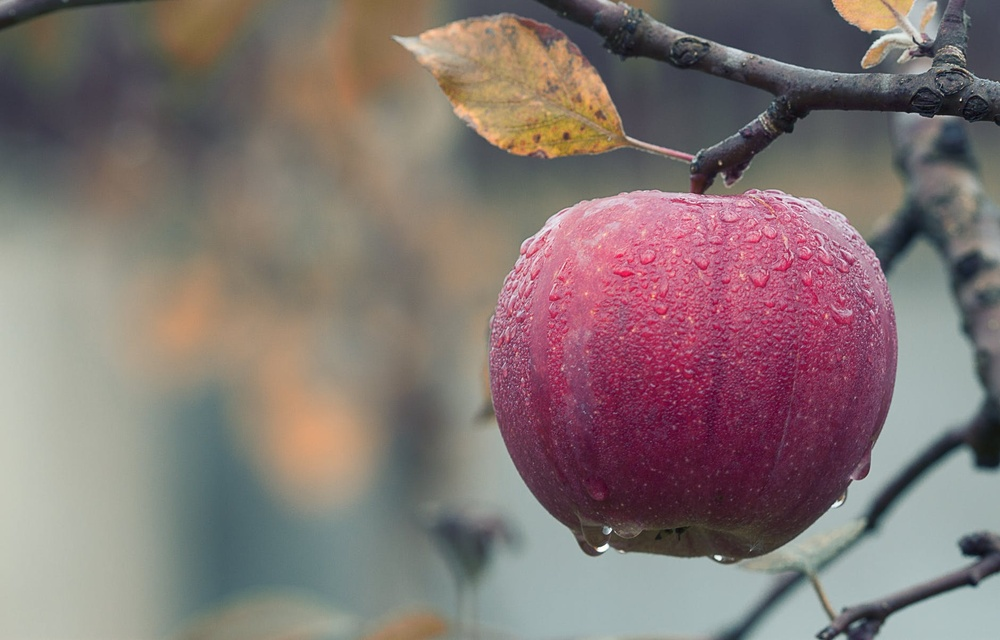
#> input picture apple.jpeg, 1000 x 640 px, shrunk from 1880 x 1204 before the run
$ python exp8.py
#> lines starting #> are read from the running program, lines starting #| are printed output that depends on the picture
import cv2
import numpy as np
import matplotlib.pyplot as plt

def plot_histogram(image, title):
    plt.figure()
    plt.title(title)
    plt.xlabel("Pixel Value")
    plt.ylabel("Frequency")
    plt.hist(image.ravel(), bins=256, range=[0, 256], color='r')
    plt.xlim([0, 256])
    plt.show()

def calculate_cdf(hist):
    cdf = hist.cumsum()
    cdf_normalized = cdf * hist.max() / cdf.max()
    return cdf_normalized

def histogram_matching(source, template):
    # Compute the histogram and cumulative distribution function (CDF) of the source image
    src_hist, bins = np.histogram(source.flatten(), 256, [0, 256])
    src_cdf = calculate_cdf(src_hist)

    # Compute the histogram and cumulative distribution function (CDF) of the template image
    tmpl_hist, bins = np.histogram(template.flatten(), 256, [0, 256])
    tmpl_cdf = calculate_cdf(tmpl_hist)

    # Create a lookup table to map pixel values from the source image to the template image
    lookup_table = np.zeros(256)
    tmpl_cdf_min = tmpl_cdf[tmpl_hist > 0].min()  # Avoid division by zero
    src_cdf_min = src_cdf[src_hist > 0].min()     # Avoid division by zero

    for src_pixel_val in range(256):
        src_val = src_cdf[src_pixel_val]
        closest_val = np.argmin(np.abs(tmpl_cdf - src_val))
        lookup_table[src_pixel_val] = closest_val

    # Map the source image through the lookup table
    matched = lookup_table[source]

    return matched

def histogram_matching_cv2(source_image_path, reference_image_path, output_image_path):
    # Read the source and reference images in grayscale
#> called with source_image_path = 'apple.jpeg', reference_image_path = 'forest.png', output_image_path = 'path/to/your/output/matched_image.jpg'
    source_image = cv2.imread(source_image_path, cv2.IMREAD_GRAYSCALE)
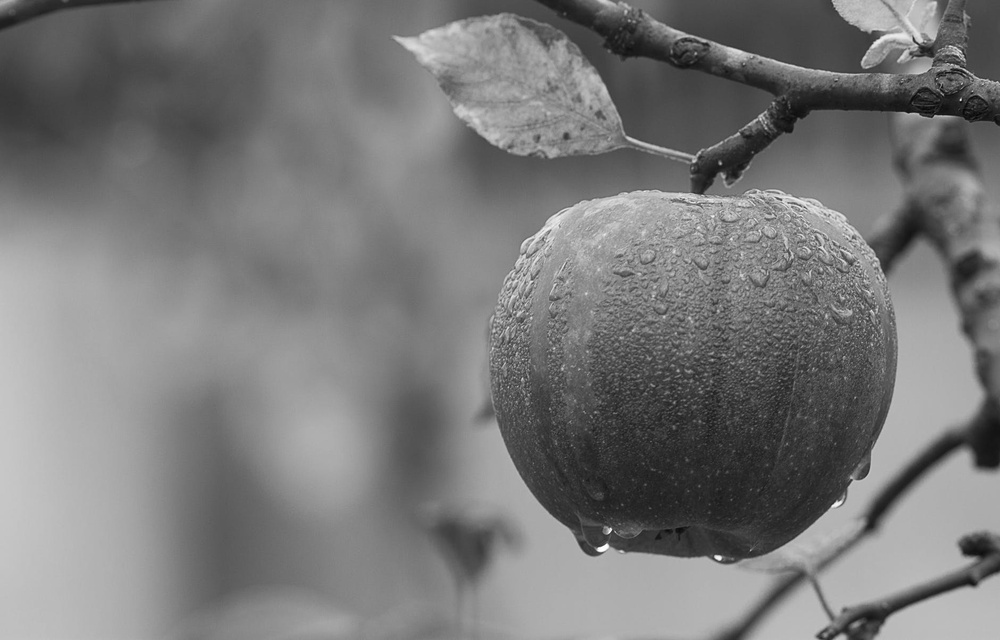
#> source_image: shape (640, 1000); min 3, max 255, mean 121.2
    reference_image = cv2.imread(reference_image_path, cv2.IMREAD_GRAYSCALE)
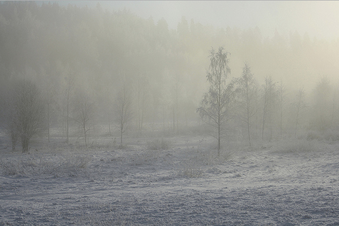
#> input picture forest.png, 339 x 226 px, shrunk from 638 x 425 before the run
#> reference_image: shape (226, 339); min 67, max 229, mean 149.4

    if source_image is None or reference_image is None:
        print(f"Failed to read the source or reference image")
        return

    # Perform histogram matching
    matched_image = histogram_matching(source_image, reference_image).astype(np.uint8)
#> in histogram_matching, `src_hist, bins = np.histogram(source.flatten(), 256, [0, 256])`: src_hist = 256 values, max 7646 at index 174, min 0 at index 0, mean 2500; bins = 257 values from 0 to 256
#> in calculate_cdf, `cdf = hist.cumsum()`: cdf = 256 values from 0 to 640000
#> in calculate_cdf, `cdf_normalized = cdf * hist.max() / cdf.max()`: cdf_normalized = 256 values from 0 to 7646
#> in histogram_matching, `tmpl_hist, bins = np.histogram(template.flatten(), 256, [0, 256])`: tmpl_hist = 256 values, max 1269 at index 141, min 0 at index 0, mean 299.3
#> in histogram_matching, `tmpl_cdf = calculate_cdf(tmpl_hist)`: tmpl_cdf = 256 values from 0 to 1269
#> in histogram_matching, `tmpl_cdf_min = tmpl_cdf[tmpl_hist > 0].min()`: tmpl_cdf_min = 0.0166
#> in histogram_matching, `src_cdf_min = src_cdf[src_hist > 0].min()`: src_cdf_min = 0.0119
#> the loop in histogram_matching, `for src_pixel_val in range(256):` made 256 passes
#> (src_val, closest_val) on passes 1 to 3: (0, 0), (0, 0), (0, 0)
#> after the loop in histogram_matching, `for src_pixel_val in range(256):`: lookup_table = 256 values from 0 to 229
#> in histogram_matching, `matched = lookup_table[source]`:
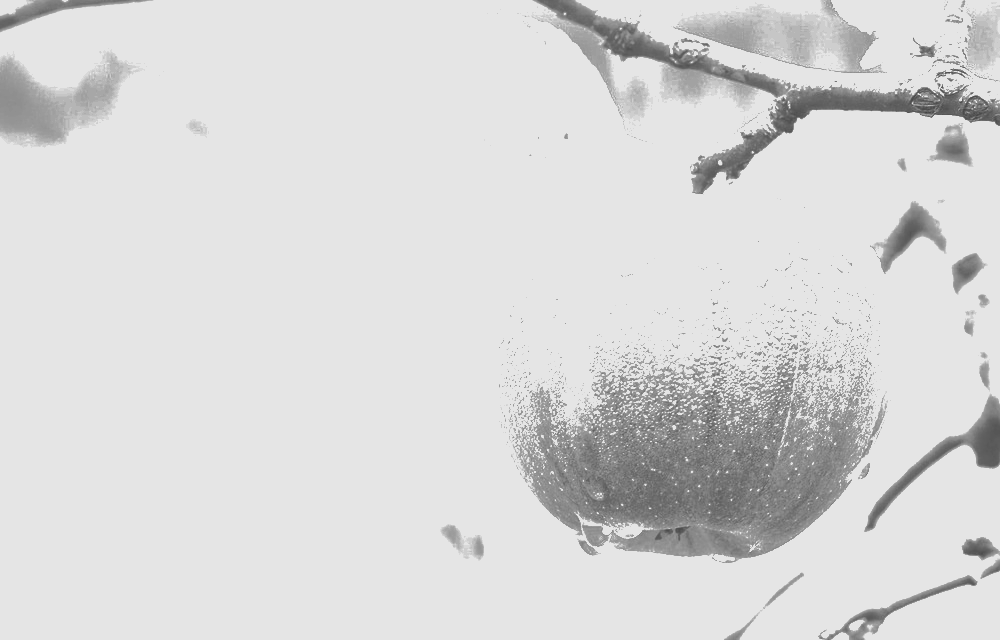
#> matched: shape (640, 1000) float64; min 67, max 229, mean 216

    # Save the matched image
    cv2.imwrite(output_image_path, matched_image)
    print(f"Matched image saved as {output_image_path}")

    # Plot histograms
    plot_histogram(source_image, "Histogram of Source Image")
#> in plot_histogram, `plt.show()`:
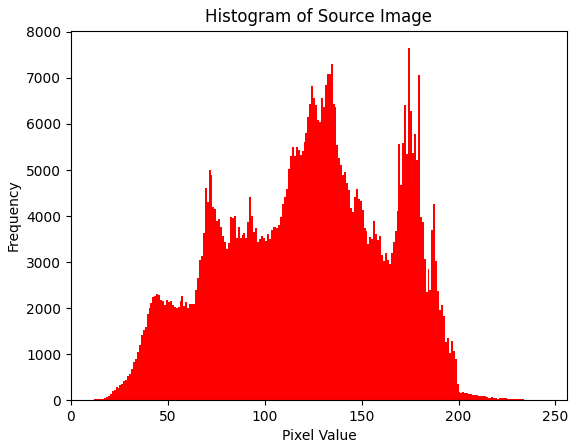
#> figure drawn by matplotlib, 1 panel; tallest bar 7646 high, from x = 174 to 175
    plot_histogram(reference_image, "Histogram of Reference Image")
#> call 2 of plot_histogram, with title = 'Histogram of Reference Image'
#> in plot_histogram (call 2), `plt.show()`:
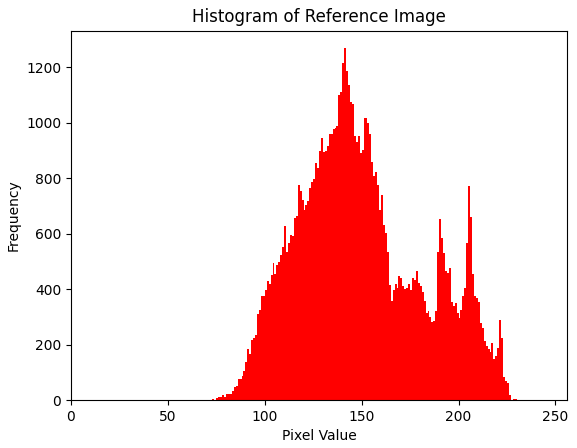
#> figure drawn by matplotlib, 1 panel; tallest bar 1269 high, from x = 141 to 142
    plot_histogram(matched_image, "Histogram of Matched Image")
#> call 3 of plot_histogram, with title = 'Histogram of Matched Image'
#> in plot_histogram (call 3), `plt.show()`:
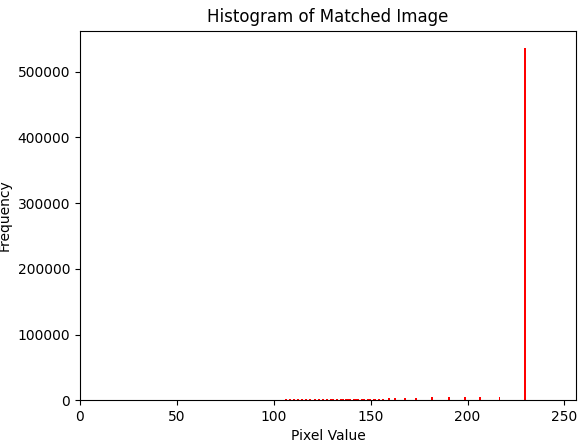
#> figure drawn by matplotlib, 1 panel; tallest bar 535924 high, from x = 229 to 230

    # Display the images
    cv2.imshow('Source Image', source_image)
    cv2.imshow('Reference Image', reference_image)
    cv2.imshow('Matched Image', matched_image)
    cv2.waitKey(0)
    cv2.destroyAllWindows()

# Example usage
source_image_path = 'apple.jpeg'
reference_image_path = 'forest.png'
output_image_path = 'path/to/your/output/matched_image.jpg'

histogram_matching_cv2(source_image_path, reference_image_path, output_image_path)
